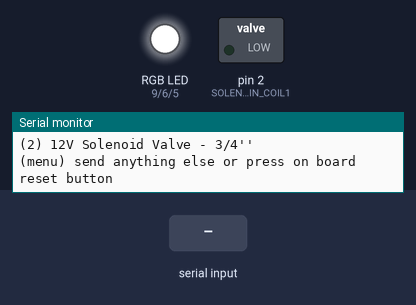
A sketch run on a simulated Arduino Uno, built with avr-gcc and run on an emulated ATmega328P. On the bench: switched loads named in the sketch (green lamp = pin HIGH), an RGB LED mixed from three pins (HIGH = lit), the last lines printed to the serial monitor. Dashed ring = blinking. The test bench sets the inputs (shaded band).

Above: at 0.9 s.
1.0 s: "1" received over Serial
At 11.0 s:
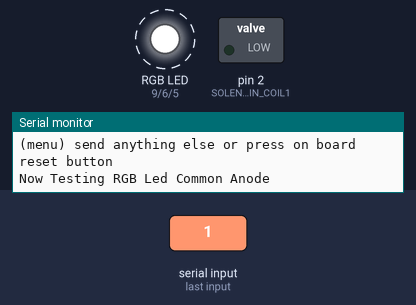
Timing chart, 0 to 11.5 s (numbered marks = the images above; inputs shaded):
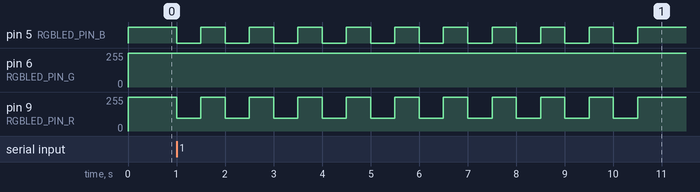

Measured:
- after the input at 1.0 s, pin 5 (RGBLED_PIN_B): alternates HIGH for 0.50 s and LOW for 0.50 s, starting at once; pin 6 (RGBLED_PIN_G): alternates 255/255 for 0.50 s and 252/255 for 0.50 s, starting at once; pin 9 (RGBLED_PIN_R): alternates 255/255 for 0.50 s and 95/255 for 0.50 s, starting at once

The sketch:

switchonoffrgb.ino
```cpp
// Include Libraries
#include "Arduino.h"
#include "RGBLed.h"
#include "SolenoidValve.h"


// Pin Definitions
#define RGBLED_PIN_R	9
#define RGBLED_PIN_G	6
#define RGBLED_PIN_B	5
#define SOLENOIDVALVE_PIN_COIL1	2


// Global variables and defines
#define rgbLed_TYPE COMMON_ANODE
// object initialization
RGBLed rgbLed(RGBLED_PIN_R,RGBLED_PIN_G,RGBLED_PIN_B,rgbLed_TYPE);
SolenoidValve solenoidValve(SOLENOIDVALVE_PIN_COIL1);


// define vars for testing menu
const int timeout = 10000;       //define timeout of 10 sec
char menuOption = 0;
long time0;

// Setup the essentials for your circuit to work. It runs first every time your circuit is powered with electricity.
void setup()
{
    // Setup Serial which is useful for debugging
    // Use the Serial Monitor to view printed messages
    Serial.begin(9600);
    while (!Serial) ; // wait for serial port to connect. Needed for native USB
    Serial.println("start");

    rgbLed.turnOff();              // Start with  LED Strip RGB turned off
    menuOption = menu();

}

// Main logic of your circuit. It defines the interaction between the components you selected. After setup, it runs over and over again, in an eternal loop.
void loop()
{


    if(menuOption == '1') {
    // RGB Led Common Anode - Test Code
    // The RGB LED will turn PURPLE for 500ms(half a second) and turn off
    rgbLed.setRGB(160, 3, 255);    // 1. sets RGB LED color to purple. Change the values in the brackets to (255,0,0) for pure RED, (0,255,0) for pure GREEN and (0,0,255) for pure BLUE.
    delay(500);                         // 2. change the value in the brackets (500) for a longer or shorter delay in milliseconds.
    rgbLed.setRGB(0, 0, 0);        // 3. turns RGB LED off (showing no color). Change the values in the brackets to alter the color.
    delay(500);                         // 4. change the value in the brackets (500) for a longer or shorter delay in milliseconds.
    }
    else if(menuOption == '2') {
    // 12V Solenoid Valve - 3/4'' - Test Code
    // The solenoid valve will turn on and off for 500ms (0.5 sec)
    solenoidValve.on(); // 1. turns on
    delay(500);       // 2. waits 500 milliseconds (0.5 sec). Change the value in the brackets (500) for a longer or shorter delay in milliseconds.
    solenoidValve.off();// 3. turns off
    delay(500);       // 4. waits 500 milliseconds (0.5 sec). Change the value in the brackets (500) for a longer or shorter delay in milliseconds.

    }


    if (millis() - time0 > timeout)
    {
        menuOption = menu();
    }

}


// Menu function for selecting the components to be tested
// Follow serial monitor for instrcutions
char menu()
{

    Serial.println(F("\nWhich component would you like to test?"));
    Serial.println(F("(1) RGB Led Common Anode"));
    Serial.println(F("(2) 12V Solenoid Valve - 3/4''"));
    Serial.println(F("(menu) send anything else or press on board reset button\n"));
    while (!Serial.available());

    // Read data from serial monitor if received
    while (Serial.available())
    {
        char c = Serial.read();
        if (isAlphaNumeric(c))
        {
            if(c == '1')
    			Serial.println(F("Now Testing RGB Led Common Anode"));
    		else if(c == '2')
    			Serial.println(F("Now Testing 12V Solenoid Valve - 3/4''"));
            else
            {
                Serial.println(F("illegal input!"));
                return 0;
            }
            time0 = millis();
            return c;
            }
        }
    }

/*******************************************************

*    Circuito.io is an automatic generator of schematics and code for off
*    the shelf hardware combinations.

*    Copyright (C) 2016 Roboplan Technologies Ltd.

*    This program is free software: you can redistribute it and/or modify
*    it under the terms of the GNU General Public License as published by
*    the Free Software Foundation, either version 3 of the License, or
*    (at your option) any later version.

*    This program is distributed in the hope that it will be useful,
*    but WITHOUT ANY WARRANTY; without even the implied warranty of
*    MERCHANTABILITY or FITNESS FOR A PARTICULAR PURPOSE.  See the
*    GNU General Public License for more details.

*    You should have received a copy of the GNU General Public License
*    along with this program.  If not, see <http://www.gnu.org/licenses/>.

*    In addition, and without limitation, to the disclaimers of warranties
*    stated above and in the GNU General Public License version 3 (or any
*    later version), Roboplan Technologies Ltd. ("Roboplan") offers this
*    program subject to the following warranty disclaimers and by using
*    this program you acknowledge and agree to the following:
*    THIS PROGRAM IS PROVIDED ON AN "AS IS" AND "AS AVAILABLE" BASIS, AND
*    WITHOUT WARRANTIES OF ANY KIND EITHER EXPRESS OR IMPLIED.  ROBOPLAN
*    HEREBY DISCLAIMS ALL WARRANTIES, EXPRESS OR IMPLIED, INCLUDING BUT
*    NOT LIMITED TO IMPLIED WARRANTIES OF MERCHANTABILITY, TITLE, FITNESS
*    FOR A PARTICULAR PURPOSE, NON-INFRINGEMENT, AND THOSE ARISING BY
*    STATUTE OR FROM A COURSE OF DEALING OR USAGE OF TRADE.
*    YOUR RELIANCE ON, OR USE OF THIS PROGRAM IS AT YOUR SOLE RISK.
*    ROBOPLAN DOES NOT GUARANTEE THAT THE PROGRAM WILL BE FREE OF, OR NOT
*    SUSCEPTIBLE TO, BUGS, SECURITY BREACHES, OR VIRUSES. ROBOPLAN DOES
*    NOT WARRANT THAT YOUR USE OF THE PROGRAM, INCLUDING PURSUANT TO
*    SCHEMATICS, INSTRUCTIONS OR RECOMMENDATIONS OF ROBOPLAN, WILL BE SAFE
*    FOR PERSONAL USE OR FOR PRODUCTION OR COMMERCIAL USE, WILL NOT
*    VIOLATE ANY THIRD PARTY RIGHTS, WILL PROVIDE THE INTENDED OR DESIRED
*    RESULTS, OR OPERATE AS YOU INTENDED OR AS MAY BE INDICATED BY ROBOPLAN.
*    YOU HEREBY WAIVE, AGREE NOT TO ASSERT AGAINST, AND RELEASE ROBOPLAN,
*    ITS LICENSORS AND AFFILIATES FROM, ANY CLAIMS IN CONNECTION WITH ANY OF
*    THE ABOVE.
********************************************************/
```

RGBLed.cpp
```cpp
#include "RGBLed.h"

#include <Arduino.h>
/**
* RGBLed constructor.<BR>
* redPin, greenPin, bluePin - three PWM pin on arduino board.
*/
RGBLed::RGBLed(int redPin, int greenPin, int bluePin, bool type) : rPin(redPin), gPin(greenPin), bPin(bluePin)
{
  TYPE = type;
	pinMode(rPin, OUTPUT);
	pinMode(gPin, OUTPUT);
	pinMode(bPin, OUTPUT);
}

/**
* Set Red,Green,Blue values of the LED.
*/
void RGBLed::setRGB(int R, int G, int B)
{
  if(TYPE)
  {
  analogWrite(rPin,R);
  analogWrite(gPin,G);
  analogWrite(bPin,B);
  }
  else
  {
  analogWrite(rPin,255-R);
  analogWrite(gPin,255-G);
  analogWrite(bPin,255-B);
  }
}

/**
* Turn off the LED.
*/
void RGBLed::turnOff()
{
  if(TYPE)
  {
	digitalWrite(rPin,0);
	digitalWrite(gPin,0);
	digitalWrite(bPin,0);
  }
  else
  {
  digitalWrite(rPin,1);
  digitalWrite(gPin,1);
  digitalWrite(bPin,1);
  }

}
```

RGBLed.h
```cpp
/** \addtogroup RGBLed
 *  @{
 */

#ifndef RGBLED_H
#define RGBLED_H

#define COMMON_ANODE 0
#define COMMON_CATHODE 1

class RGBLed
{
	public:
		RGBLed(int redPin, int greenPin, int bluePin, bool type = COMMON_ANODE);
		void setRGB(int R, int G, int B);
		void turnOff();
	private:
		const int rPin,gPin,bPin;
    bool TYPE;
};
#endif //__RGBLED_H

 /** @}*/
```

SolenoidValve.cpp
```cpp
#include "SolenoidValve.h"

/* This file is empty because the functionalty of SolenoidValve
 * is implemented in Switchable
 */
 
```

SolenoidValve.h
```cpp
#ifndef _SOLENOID_VALVE_H_
#define _SOLENOID_VALVE_H_

#include "Switchable.h"

//solenoid driver class:
class SolenoidValve : public Switchable {
    public:
    SolenoidValve(const int pin) : Switchable(pin) {}
};

#endif // _SOLENOID_VALVE_H_
 
```

Switchable.cpp
```cpp
#include "Switchable.h"
#include <Arduino.h>

Switchable::Switchable(const int pin) : m_pin(pin)
{
    // Set pin as output
    pinMode(m_pin, OUTPUT);
    // Start state if off
	off();
}

//turn on:
void Switchable::on()
{
	digitalWrite(m_pin, 1); //high
	m_state = true;
}

//turn off:
void Switchable::off()
{
	digitalWrite(m_pin, 0); //low
	m_state = false;
}

void Switchable::toggle()
{
	digitalWrite(m_pin, !m_state); //low
	m_state = !m_state;
}

// dim pin
void Switchable::dim(int dimVal)
{
    analogWrite(m_pin, dimVal);
}

bool Switchable::getState()
{
    return m_state;
}

void Switchable::setState(bool state)
{
    digitalWrite(m_pin, state);
    m_state = state;
}
```

Switchable.h
```cpp
#ifndef _SWITCHABLE_H_
#define _SWITCHABLE_H_

//Base class for output that can be switched on/off via single digital pin:
class Switchable
{
	public:

		// Consturcutor accepts pin number for output
	    Switchable(const int pin);

		// Turn pin on
		void on();

	    // Turn pin off
		void off();

		// Toggle pin
		void toggle();

		// dim pin
		void dim(int dimVal);

		// Get current state
		bool getState();

		// Set state with bool variable
		void setState(bool state);

	private:

		const int m_pin; 	//output pin
		bool m_state;		//current state
};

#endif // _SWITCHABLE_H_
 
```
